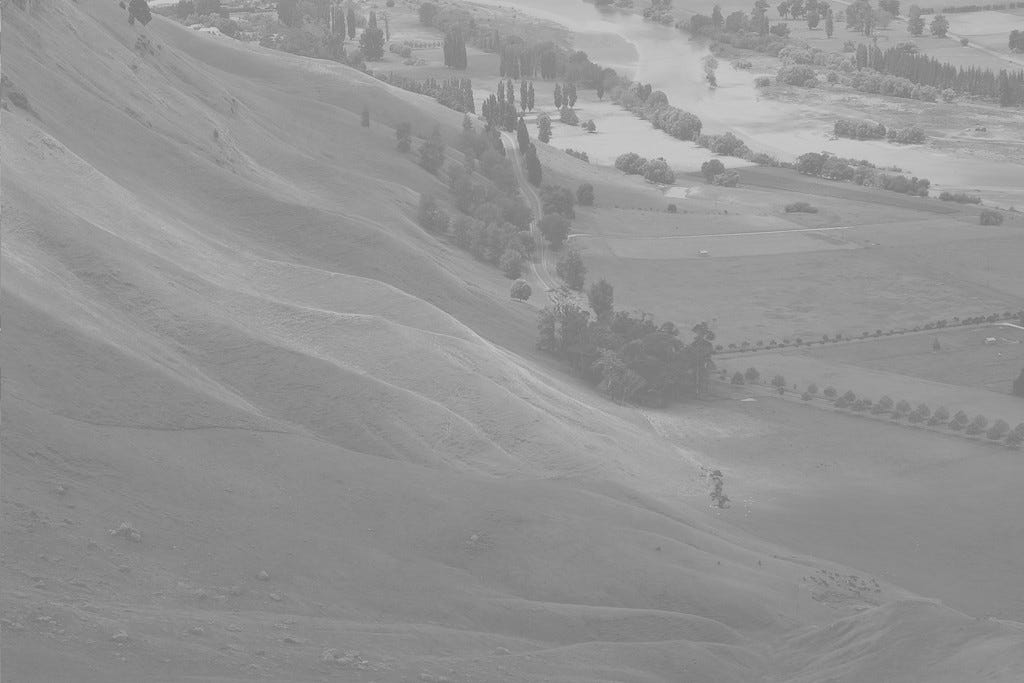
#> input picture DeepLearning/BasicExamples/HistogramEsitleme/src/mountain.jpg, 1024 x 683 px, found by its file name
$ jupyter execute RenkOnPlanaCikarma.ipynb
#> lines starting #> are read from the running program, lines starting #| are printed output that depends on the picture
[cell 1]
import cv2
import matplotlib.pyplot as plt

img = cv2.imread('D:/examples_forDeepLearning/HistogramEsitleme/src/mountain.jpg',0)
#> img is the input picture: shape (683, 1024); min 110, max 217, mean 148

img_hist = cv2.calcHist([img],channels=[0],mask=None,histSize = [256],ranges=[0,256])
#> img_hist = 256 values, max 28580 at index 138, min 0 at index 0, mean 2732

eq_hist = cv2.equalizeHist(img)
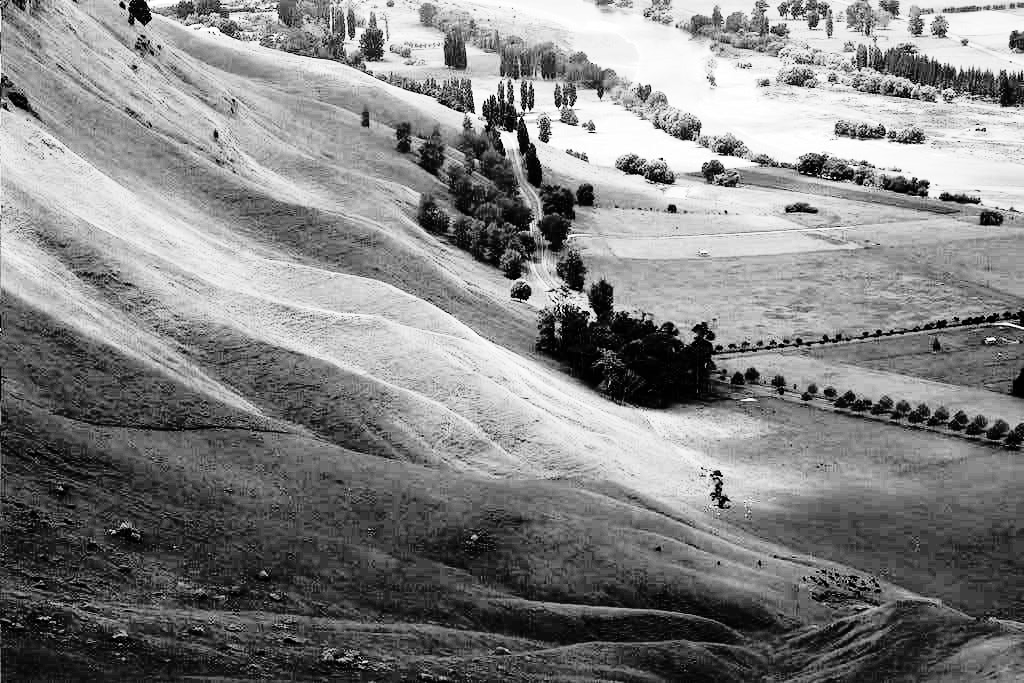
#> eq_hist: shape (683, 1024); min 0, max 255, mean 130.4

eq_histogram = cv2.calcHist([eq_hist],channels=[0],mask=None,histSize = [256],ranges=[0,256])
#> eq_histogram = 256 values, max 28580 at index 72, min 0 at index 5, mean 2732

plt.figure()
plt.imshow(img,cmap="gray")

plt.figure()
plt.plot(img_hist),

plt.figure()
plt.imshow(eq_hist,cmap="gray")

plt.figure()
plt.plot(eq_histogram)
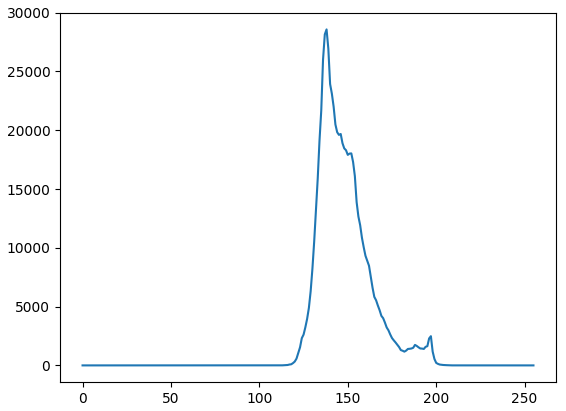
#> figure drawn by matplotlib, 1 panel; curve peaks at x = 138, y = 28580
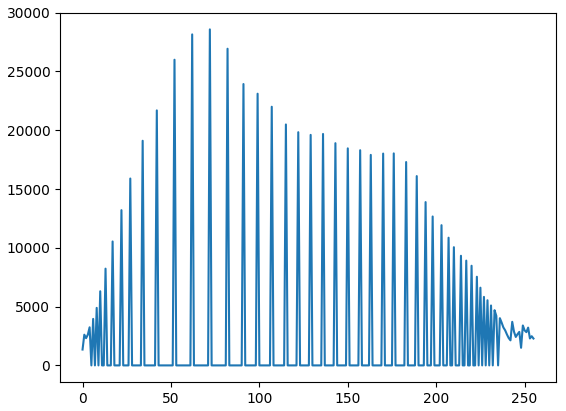
#> figure drawn by matplotlib, 1 panel; curve peaks at x = 72, y = 28580
